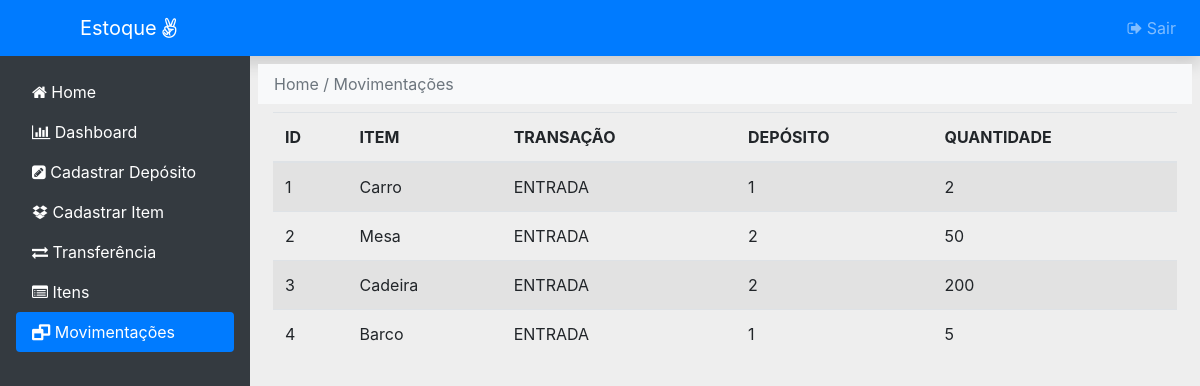
/pages/estoque/movimentacoes.php (signed in), run on the app's committed database.
### tables this page shows
CREATE TABLE "movimentacoes" (
	"id"	INTEGER NOT NULL,
	"id_item"	INTEGER NOT NULL,
	"nome_item"	TEXT NOT NULL,
	"transacao"	TEXT NOT NULL,
	"deposito"	TEXT NOT NULL,
	"quantidade"	INTEGER NOT NULL,
	"descricao"	TEXT NOT NULL,
	PRIMARY KEY("id" AUTOINCREMENT)
);

### pages/estoque/movimentacoes.php (the view, shortened to what this page needs)
<?php
$conn = new SQLite3("../../data/estoque.db");
if(isset($_SESSION["email"]) && isset($_SESSION["senha"])){
?>
<!DOCTYPE html>
<html lang="en">
<head>
	<link rel="stylesheet" href="https://cdnjs.cloudflare.com/ajax/libs/font-awesome/4.7.0/css/font-awesome.min.css">
	<link href="../../assets/css/bootstrap.min.css" rel="stylesheet" id="bootstrap-css">
</head>
<body>
	<nav class="navbar navbar-expand-md bg-primary navbar-dark shadow">
		<a class="navbar-brand ml-5 px-3" href="#"> Estoque <i class="fa fa-angellist" aria-hidden="true"></i></a>
		<div class="collapse navbar-collapse justify-content-end" id="collapsibleNavbar">
			<ul class="navbar-nav">
				<li class="nav-item">
					<a href="../../scripts/logout.php" class="nav-link"><i class="fa fa-sign-out" aria-hidden="true"></i> Sair</a>
				</li>
			</ul>
		</div>
	</nav>
	<div class="container-fluid">
		<div class="row flex-nowrap">
			<div class="col-auto px-0">
				<div id="sidebar" class="collapse collapse-horizontal show border-end">
					<div class="d-flex flex-column vh-100 flex-shrink-0 p-3 text-white bg-dark" style="width: 250px;">
						<ul class="nav nav-pills flex-column mb-auto">
							<li class="nav-item"><a href="index.php" class="nav-link text-white" aria-current="page"><i class="fa fa-home" aria-hidden="true"></i> Home</a></li>
							<li><a href="dashboard.php" class="nav-link text-white"><i class="fa fa-bar-chart" aria-hidden="true"></i> Dashboard</a></li>
							<li><a href="deposito.php" class="nav-link text-white"><i class="fa fa-pencil-square" aria-hidden="true"></i> Cadastrar Depósito</a></li>
							<li><a href="item.php" class="nav-link text-white"><i class="fa fa-dropbox" aria-hidden="true"></i> Cadastrar Item</a></li>
							<li><a href="transferencia.php" class="nav-link text-white"><i class="fa fa-exchange" aria-hidden="true"></i> Transferência</a></li>
							<li><a href="itens.php" class="nav-link text-white"><i class="fa fa-list-alt" aria-hidden="true"></i> Itens</a></li>
							<li><a href="movimentacoes.php" class="nav-link text-white active"><i class="fa fa-window-restore" aria-hidden="true"></i> Movimentações</a></li>
						</ul>
					</div>
				</div>
			</div>
			<main class="col ps-md-2 pt-2">
				<div class="row">
					<span class="p-1 w-100 mx-2 px-3 py-2 bg-light bg-gradient text-muted">Home / Movimentações</span>
					<div class="col w-100 mx-2 mt-2 text-muted">
						<table class="table table-striped">
							<thead>
								<tr>
									<th>ID</th>
									<th>ITEM</th>
									<th>TRANSAÇÃO</th>
									<th>DEPÓSITO</th>
									<th>QUANTIDADE</th>
								</tr>
							</thead>
							<tbody>
								<?php
									$connD = new SQLite3("../../data/estoque.db");
									$sqlD = "SELECT * FROM movimentacoes ";
									$retD = $connD->query($sqlD);
									while($rowD = $retD->fetchArray(SQLITE3_ASSOC)){
								?>
								<tr>
									<td><?php echo $rowD['id']; ?></td>
									<td><?php echo $rowD['nome_item']; ?></td>
									<td><?php echo $rowD['transacao']; ?></td>
									<td><?php echo $rowD['deposito']; ?></td>
									<td><?php echo $rowD['quantidade']; ?></td>
								</tr>
								<?php
									}
								?>
							</tbody>
						</table>
					</div>
				</div>
			</main>
		</div>
	</div>
</body>
</html>
<?php
} else {
	$conn->close();
	echo "<script>alert('É preciso fazer o login!');</script>";
	echo "<head><meta http-equiv=\"refresh\" content=2;url=\"../../index.php\"></head>";
}
?>

### pages/estoque/movimentacoes.php (style rules this page uses)
body { background-color: #eee; }
.nav-link .fa { transition: all 1s; }

### data on the page
movimentacoes: id "1", nome_item "Carro", transacao "ENTRADA", deposito "1", quantidade "2"
movimentacoes: id "2", nome_item "Mesa", transacao "ENTRADA", deposito "2", quantidade "50"
movimentacoes: id "3", nome_item "Cadeira", transacao "ENTRADA", deposito "2", quantidade "200"
movimentacoes: id "4", nome_item "Barco", transacao "ENTRADA", deposito "1", quantidade "5"
